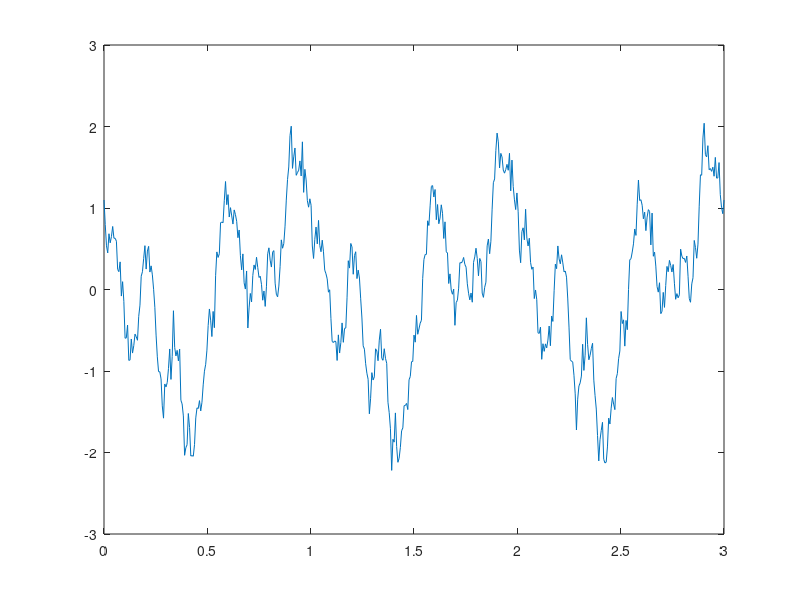
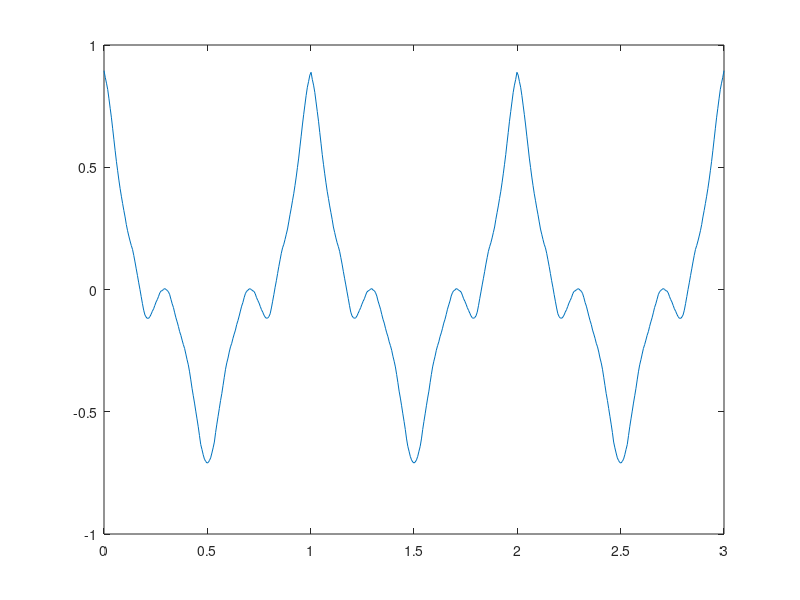
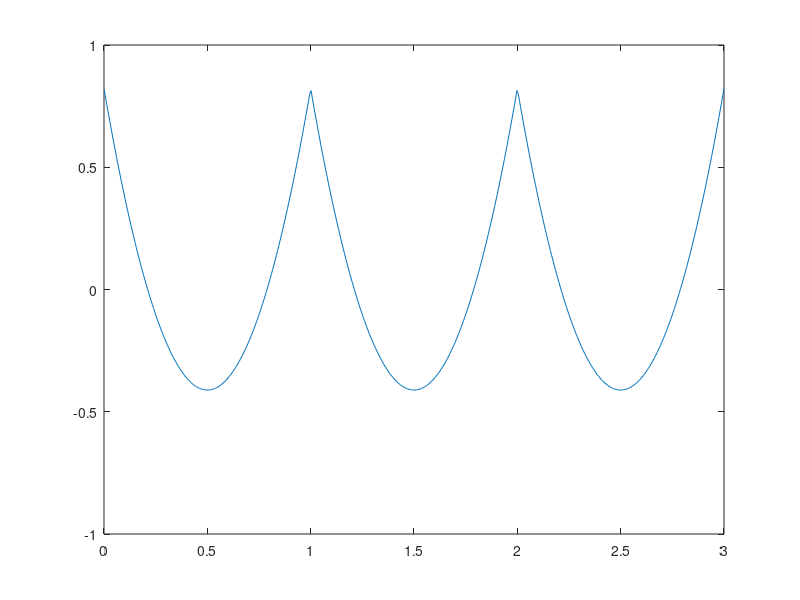

These charts were generated, in order, by the following MATLAB code:
p = 3; % nombre de périodes observées
m = 500; % nombre d'échantillons temporels
N = 200; % nombre de termes dans la série de Fourier
t = 0:p/m:p;
x = zeros(1,m+1);
a = zeros(1,N);

for n=1:N
    a(n) = normrnd(0,1/n); % a suit une loi normale centré
    phi = unifrnd(0,2*pi); % phi suit une loi uniforme
    x = x + a(n)*cos(2*pi*n*t + phi);
end

plot(t,x); % somme de base

figure();
c = zeros(1,m+1);
for n=1:N
    c = c + .5 * a(n)^2 * cos(2*pi*n*t);
end
plot(t,c);
% C la fonction d'auto covariance temporelle de x --> dépend du temps

figure();
r = zeros(1,m+1);
for n=1:N
    r = r + .5 * (1/n^2) * cos(2*pi*n*t);
end
plot(t,r);

% c à la même périodicité que r, mais des courbures inversés 

% la périodicité de la fonction d'auto covariance, se retrouve dans la
% périodicité de l'espérance et de X directement

% la fonction d'autocovariance est maximale pour X maximum et r maximum